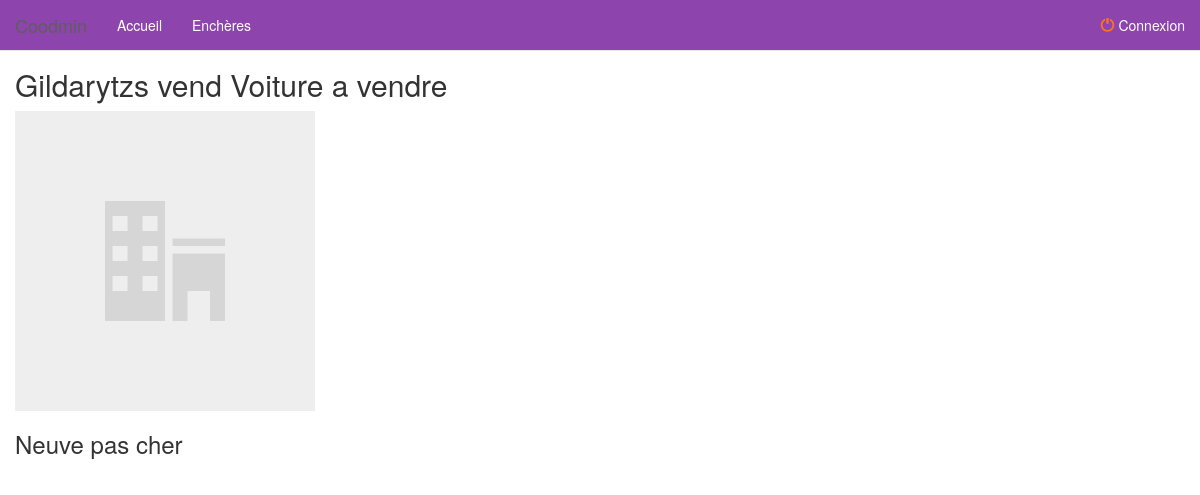
Screenshot of /coodmin2/pages/bid.php?id=12 with the database file from the repository.
### tables this page shows
CREATE TABLE IF NOT EXISTS `users` (
  `id` int(11) NOT NULL AUTO_INCREMENT,
  `type` varchar(4) NOT NULL,
  `surname` varchar(100) NOT NULL,
  `name` varchar(100) NOT NULL,
  `pseudo` varchar(100) NOT NULL,
  `email` varchar(150) NOT NULL,
  `tel` varchar(20) NOT NULL,
  `password` char(60) NOT NULL,
  `access_token` char(32) NOT NULL,
  `admin` tinyint(4) DEFAULT '0',
  PRIMARY KEY (`id`)
);

CREATE TABLE IF NOT EXISTS `bids` (
  `id` int(11) NOT NULL AUTO_INCREMENT,
  `seller` int(11) NOT NULL,
  `title` varchar(100) NOT NULL,
  `descriptive` varchar(255) NOT NULL,
  `category` int(11) NOT NULL,
  `estimated_price` int(11) NOT NULL,
  `mini_price` int(11) NOT NULL,
  `duration_bid` int(11) NOT NULL,
  `end_bid` int(11) NOT NULL DEFAULT '0',
  `image` varchar(100) NOT NULL DEFAULT '../img/bids/0.jpg',
  `verified` tinyint(1) DEFAULT '0',
  `sold` tinyint(1) NOT NULL DEFAULT '0',
  PRIMARY KEY (`id`)
);

### coodmin2/functions.php (called while the page is built, shortened)
<?php
function connectBdd() {
    try {
        $bdd = new PDO('mysql:dbname='.NAMEBDD.';host='.HOSTBDD, USERBDD, MDPBDD);
    } catch(Exception $e) {
        die('Erreur'. $e->getMessage());
    }
    return $bdd;
}
function dataSelect($select, $from, $where, $id, $method) {
	$bdd = connectBdd();
	$query = $bdd->prepare('SELECT '. $select .' FROM '. $from .' WHERE '. $where .' = :id');
	$query->execute(["id" => $id]);
	if ($method == 0) $resultat = $query->fetch();
	else $resultat = $query->fetchAll();
	return $resultat;
}

### coodmin2/pages/bid.php (the view)
<?php include "header.php"; ?>
<?php
	$bid = dataSelect('*', 'bids', 'id', $_GET['id'], 0);
	$user = dataSelect("*", "users", "id", $bid['seller'], 0);
?>
<div id="bids" class="container-fluid">
	<h2><?= $user['pseudo'] ?> vend <?= $bid['title'] ?></h2>
	<img class="img-responsive" src="<?= $bid['image'] ?>" alt="<?= $bid['title'] ?>">
	<h3><?= html_entity_decode($bid['descriptive']) ?></h3>
</div>
<?php include "footer.php"; ?>

### coodmin2/css/style.css (style rules this page uses)
#bids { margin-top: 4%; margin-bottom: 4%; }

### rows the page displays
users: pseudo "Gildarytzs"
bids: title "Voiture a vendre", image (picture), descriptive "Neuve pas cher"
